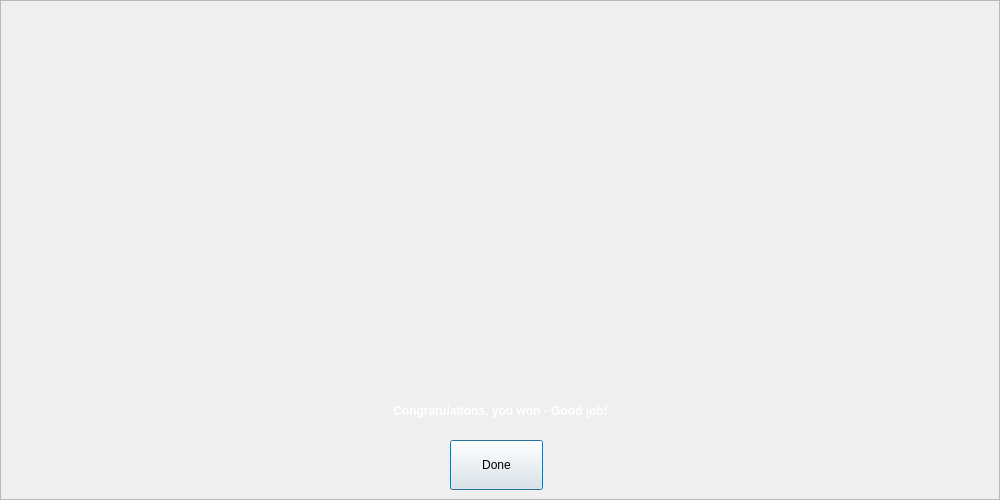
<?xml version="1.0" encoding="UTF-8"?>
<ui version="4.0">
 <class>EndGameDialog</class>
 <widget class="QDialog" name="EndGameDialog">
  <property name="geometry">
   <rect>
    <x>0</x>
    <y>0</y>
    <width>1000</width>
    <height>500</height>
   </rect>
  </property>
  <property name="windowTitle">
   <string>Dialog</string>
  </property>
  <property name="styleSheet">
   <string notr="true">#frame {
   border-image: url(&quot;:/images/gameover&quot;) 0 0 0 0 stretch stretch;
}

#winText {
	color: white;
	font-weight: bold;
}</string>
  </property>
  <widget class="QFrame" name="frame">
   <property name="geometry">
    <rect>
     <x>0</x>
     <y>0</y>
     <width>1000</width>
     <height>500</height>
    </rect>
   </property>
   <property name="frameShape">
    <enum>QFrame::StyledPanel</enum>
   </property>
   <property name="frameShadow">
    <enum>QFrame::Raised</enum>
   </property>
   <widget class="QPushButton" name="Done">
    <property name="geometry">
     <rect>
      <x>450</x>
      <y>440</y>
      <width>93</width>
      <height>50</height>
     </rect>
    </property>
    <property name="text">
     <string>Done</string>
    </property>
   </widget>
   <widget class="QLabel" name="winText">
    <property name="geometry">
     <rect>
      <x>10</x>
      <y>390</y>
      <width>981</width>
      <height>41</height>
     </rect>
    </property>
    <property name="text">
     <string>Congratulations, you won - Good job!</string>
    </property>
    <property name="alignment">
     <set>Qt::AlignCenter</set>
    </property>
   </widget>
  </widget>
 </widget>
 <resources/>
 <connections/>
</ui>
